Frame 1 (no input): blank canvas, image omitted
Frame 60 (no input): blank canvas, image omitted
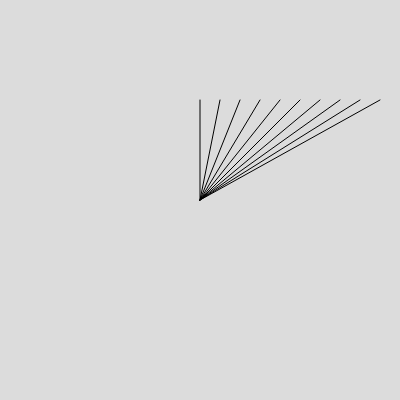
Frame 120 (the mouse pressed at the canvas centre since frame 60)

The p5.js sketch whose frames 1 and 60 were blank and that drew this single picture after the mouse press (run headless with seeded random() and noise() and a simulated clock; from frame 60 on, the mouse is pressed at the canvas centre):

// p5.js sketch
// ── sketch.js
function setup() {
  createCanvas(400, 400);
}

function draw() {
  background(220);

for(let i = 0; i < 10; i = i + 1){
  line(mouseX, mouseY, mouseX + 20*i, mouseY - 100)
}
  
}
